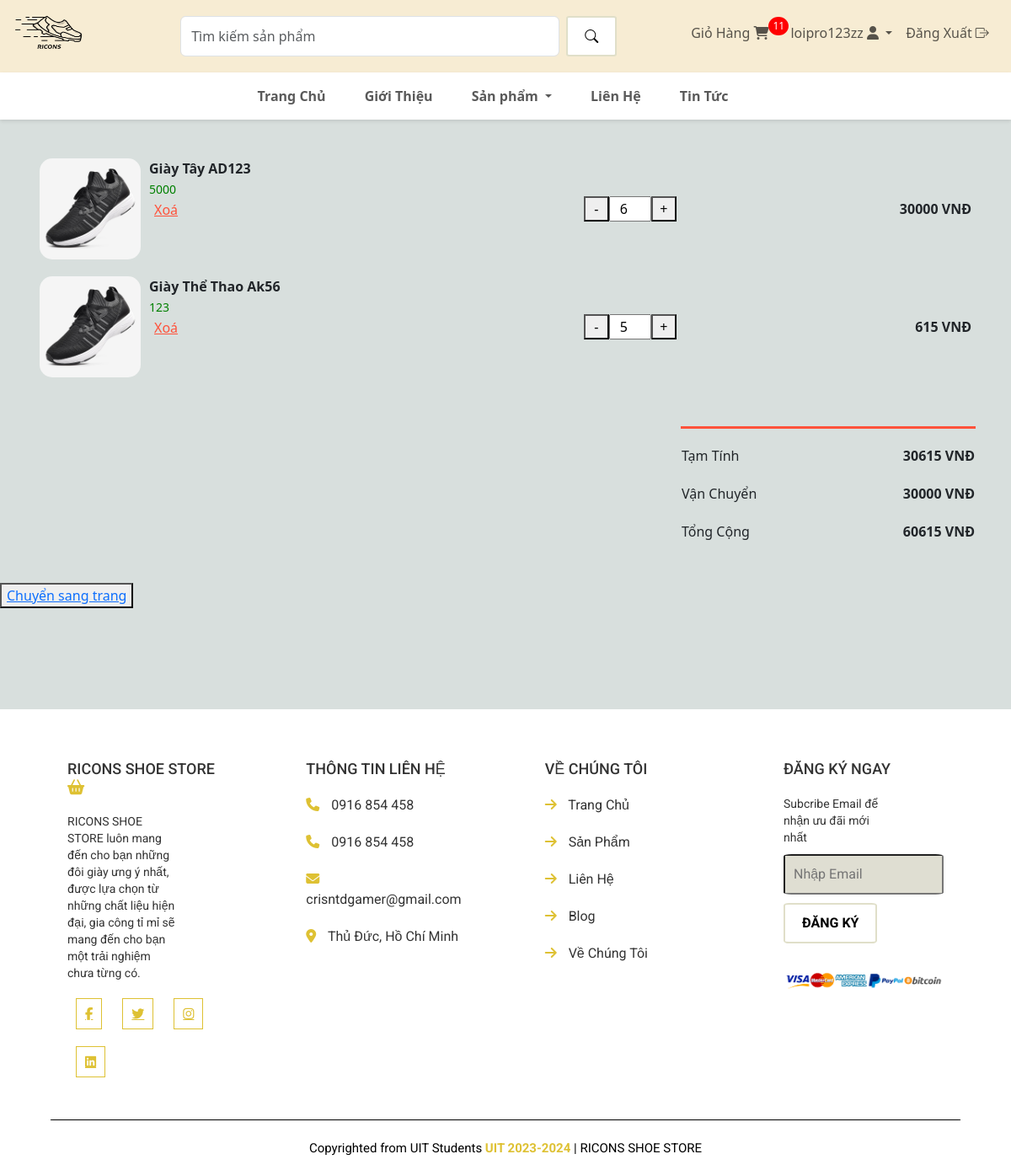
The app's page /cart/ (signed in), older data.
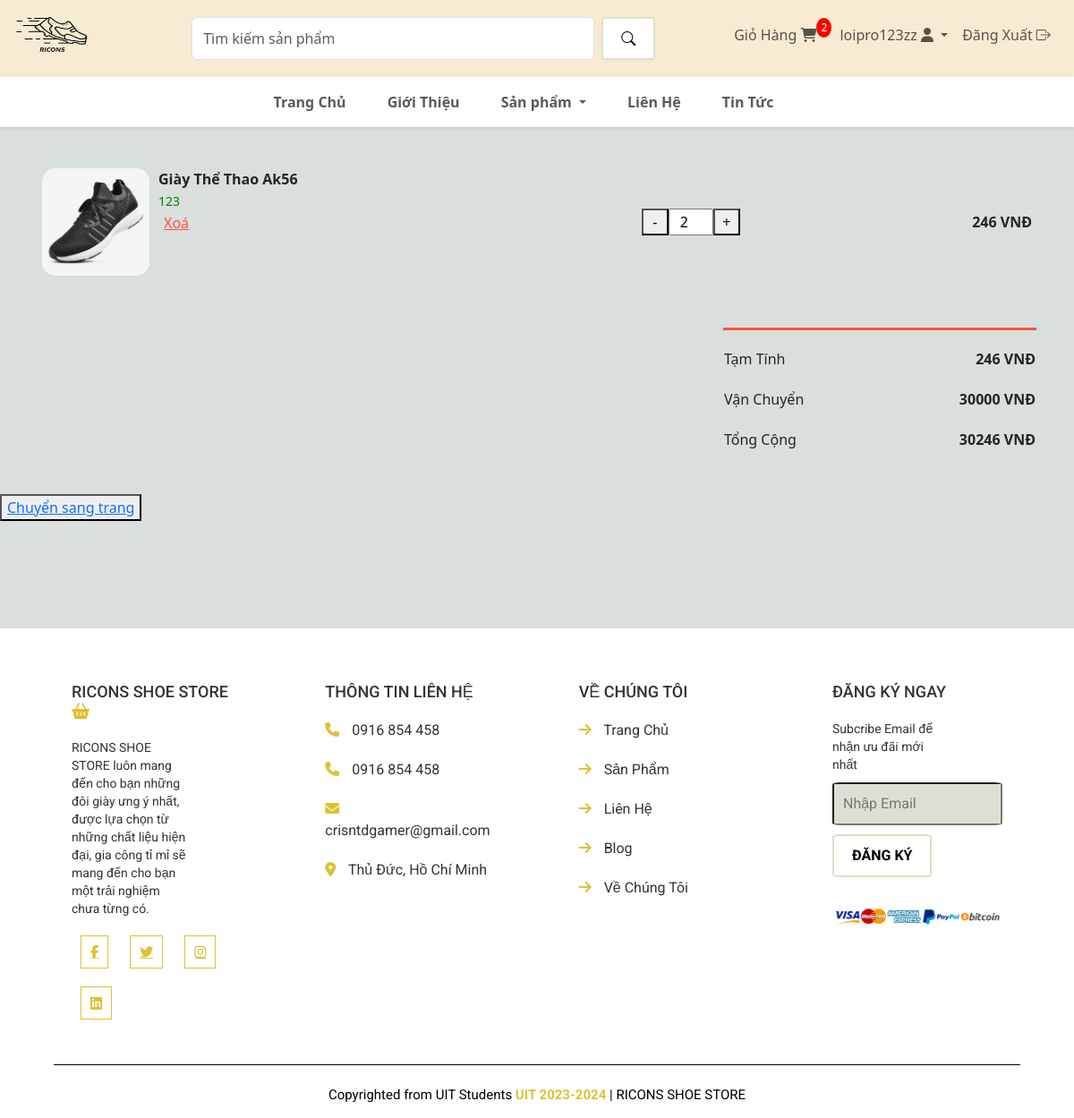
The same page, newer data.
### app/models.py (models this page shows, shortened)
class MucGioHang(models.Model):
    san_pham = models.ForeignKey(SanPham, on_delete=models.SET_NULL, blank=True, null=True)
    gio_hang = models.ForeignKey(GioHang, on_delete=models.SET_NULL, blank=True, null=True)
    so_luong = models.IntegerField(default=0, null=True, blank=True)
    ngay_them = models.DateTimeField(auto_now_add=True)
    def tinh_tong_gia_cua_tung_muc(self):
        if self.san_pham.gia_km:
            tong_gia = self.san_pham.gia_km * self.so_luong
        else:
            tong_gia = self.san_pham.gia * self.so_luong
        return tong_gia

class SanPham(models.Model):
    the_loai = models.ForeignKey(TheLoai, on_delete=models.CASCADE, default=1)
    ten = models.CharField(max_length=300, null=True, blank=False)
    gia = models.IntegerField(blank=False)
    hinh = models.ImageField(null=True, blank=True)
    khuyen_mai = models.BooleanField(default=False)
    gia_km = models.IntegerField(blank=True, null=True)
    mo_ta = models.CharField(max_length=500, default='', blank=True)

### app/views.py (the view)
# urls.py: path('cart/', views.cart, name='cart'),
def cart(request):
    theloai_list = TheLoai.objects.all()
    gio_hang = GioHang.objects.filter(khach_hang=request.user, hoan_thanh=False).first()
    gia_tri_gio_hang = 0
    if gio_hang:
        muc_gio_hang = MucGioHang.objects.filter(gio_hang=gio_hang)
        for muc in muc_gio_hang:
            muc.tong_gia_cua_tung_muc = muc.tinh_tong_gia_cua_tung_muc()
            gia_tri_gio_hang += muc.tong_gia_cua_tung_muc
    else:
        muc_gio_hang = None
    context = {'muc_gio_hang' : muc_gio_hang,
               'theloai_list' : theloai_list,
               'gia_tri_gio_hang' : gia_tri_gio_hang}
    return render(request, 'app/cart.html', context)

### app/context_processors.py (called while the page is built)
def tong_san_pham_trong_gio_hang(request):
    return {
        'tong_san_pham_trong_gio_hang': lay_so_luong_san_pham_trong_gio_hang(request.user)
    }

### app/views.py (called while the page is built)
def lay_so_luong_san_pham_trong_gio_hang(user):
    if user.is_authenticated:
        gio_hang = GioHang.objects.filter(khach_hang=user, hoan_thanh=False).first()
        if gio_hang:
            muc_gio_hang = MucGioHang.objects.filter(gio_hang=gio_hang)
            tong_san_pham = 0
            for muc in muc_gio_hang:
                tong_san_pham += muc.so_luong
            return tong_san_pham
    return 0

### app/templates/app/cart.html (shortened to what this page needs)
{% extends 'app/base.html' %}
{% block cart %}
<section id="cart" class="container my-5" style="padding-top: 130px;">
    <table>
        {% if muc_gio_hang %}
        {% for muc in muc_gio_hang %}
        <tr>
            <td>
                <div class="cart-info">
                    <img src="{{muc.san_pham.hinh.url}}" alt="">
                    <div>
                        <p>{{muc.san_pham.ten}}</p>
                        <small>
                            {% if muc.san_pham.khuyen_mai == True %}
                            {{muc.san_pham.gia_km}}
                            {% else %}
                            {{muc.san_pham.gia}}
                            {% endif %}
                        </small><br>
                        <button class="link-button delete-item" data-mucid="{{muc.id}}">Xoá</button>
                    </div>
                </div>
            </td>
            <td>
                <div class="quantity">
                    <button class="minus">-</button>
                    <input type="number" value="{{muc.so_luong}}" min="1" style="width: 50px;">
                    <button class="plus">+</button>
                </div>
            </td>
            <td class="price">
                {{muc.tong_gia_cua_tung_muc}} VNĐ
            </td>
        </tr>
        {% endfor %}
        {% else %}
        <tr>
            <td colspan="3" style="text-align: center; vertical-align: middle; padding: 50px;">
                <h5>Giỏ Hàng của bạn hiện tại đang trống</h5>
            </td>
        </tr>
        {% endif %}
    </table>
</section>
<div class="total-price container my-5">
    <table>
        {% if gia_tri_gio_hang != 0 %}
        <tr>
            <td>Tạm Tính</td>
            <td class="price">{{gia_tri_gio_hang}} VNĐ</td>
        </tr>
        <tr>
            <td>Vận Chuyển</td>
            <td class="price">30000 VNĐ</td>
        </tr>
        <tr>
            <td>Tổng Cộng</td>
            <td class="price">{{gia_tri_gio_hang|add:30000}} VNĐ</td>
        </tr>
        {% endif %}
    </table>
</div>
<div>
    <button><a href="{% url 'checkout' %}">Chuyển sang trang</a></button>
</div>
{% endblock cart %}

### app/templates/app/base.html (shortened to what the changed rows need)
{% load static %}
<!DOCTYPE html>
<html lang="en">
<head>
    <link href="https://cdn.jsdelivr.net/npm/bootstrap@5.3.3/dist/css/bootstrap.min.css" rel="stylesheet">
    <link rel="stylesheet" href="{% static 'app/style.css' %}">
    <link rel="stylesheet" href="https://cdn.jsdelivr.net/npm/bootstrap-icons@1.11.3/font/bootstrap-icons.min.css">
    <link rel="stylesheet" href="https://cdnjs.cloudflare.com/ajax/libs/font-awesome/6.5.2/css/all.min.css">
</head>
<body>
    <div class="container-fluid sticky-top">
        <nav class="navbar navbar-expand-lg justify-content-center" style="background-color: #f7ecd3;">
            <ul class="navbar-nav">
                <li class="nav-item" style="margin-right: 10px;">
                    <a class="nav-link" href="{% url 'cart' %}">
                        Giỏ Hàng
                        <span class="cart-icon">
                            <i class="fa-solid fa-cart-shopping"></i>
                        </span>
                        <span class="cart-count">{{ tong_san_pham_trong_gio_hang }}</span>
                    </a>
                </li>
            </ul>
        </nav>
    </div>
    {% block cart %} {% endblock cart %}
</body>
</html>

Row changes from the older to the newer data that the page shows:
removed MucGioHang: san_pham.hinh (picture), san_pham.ten "Giày Tây AD123", san_pham.gia_km "5000", so_luong "6", tong_gia_cua_tung_muc "30000"
changed MucGioHang "Giày Thể Thao Ak56": so_luong "5" → "2"; tong_gia_cua_tung_muc "615" → "246"
Text that changed along with them:
{{ tong_san_pham_trong_gio_hang }}: "11" → "2"
{{ gia_tri_gio_hang }}: "30615" → "246"
{{ gia_tri_gio_hang|add:30000 }}: "60615" → "30246"
